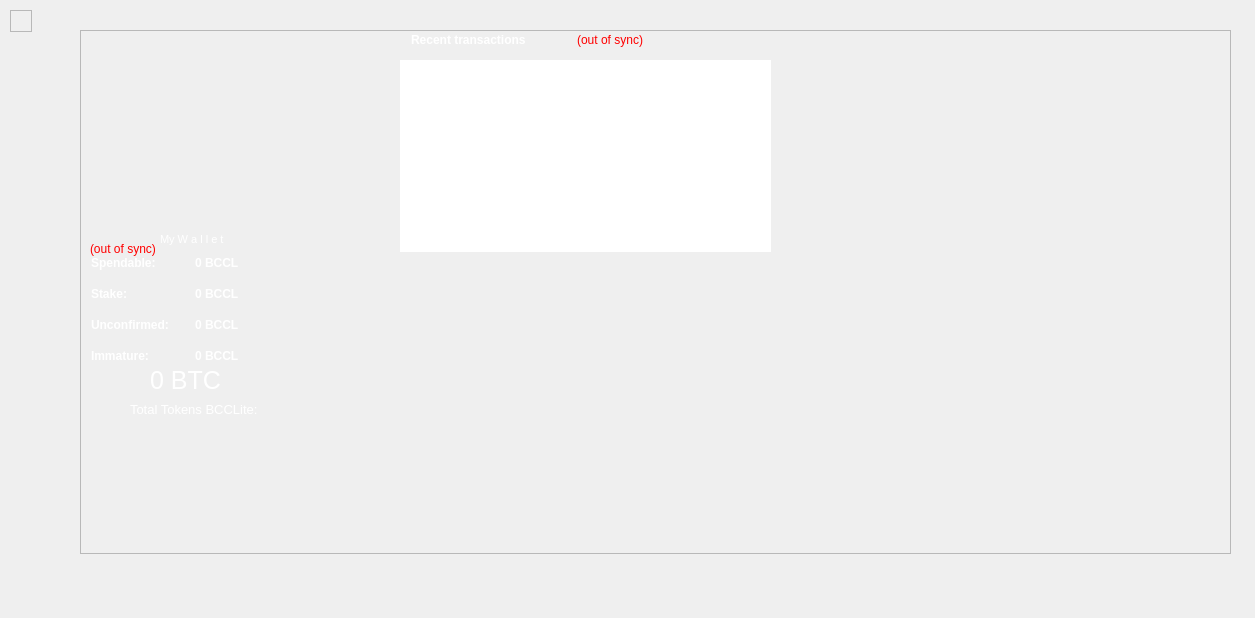
<?xml version="1.0" encoding="UTF-8"?>
<ui version="4.0">
 <class>OverviewPage</class>
 <widget class="QWidget" name="OverviewPage">
  <property name="geometry">
   <rect>
    <x>0</x>
    <y>0</y>
    <width>1255</width>
    <height>618</height>
   </rect>
  </property>
  <property name="windowTitle">
   <string>Form</string>
  </property>
  <widget class="QFrame" name="frame">
   <property name="geometry">
    <rect>
     <x>10</x>
     <y>10</y>
     <width>22</width>
     <height>22</height>
    </rect>
   </property>
   <property name="frameShape">
    <enum>QFrame::StyledPanel</enum>
   </property>
   <property name="frameShadow">
    <enum>QFrame::Raised</enum>
   </property>
   <layout class="QVBoxLayout" name="verticalLayout_4">
    <item>
     <layout class="QHBoxLayout" name="horizontalLayout_4"/>
    </item>
   </layout>
  </widget>
  <widget class="QFrame" name="frame_2">
   <property name="geometry">
    <rect>
     <x>80</x>
     <y>30</y>
     <width>1151</width>
     <height>524</height>
    </rect>
   </property>
   <property name="styleSheet">
    <string notr="true">color: rgb(255, 255, 255);
</string>
   </property>
   <property name="frameShape">
    <enum>QFrame::StyledPanel</enum>
   </property>
   <property name="frameShadow">
    <enum>QFrame::Raised</enum>
   </property>
   <widget class="QListView" name="listTransactions">
    <property name="geometry">
     <rect>
      <x>320</x>
      <y>30</y>
      <width>371</width>
      <height>192</height>
     </rect>
    </property>
    <property name="font">
     <font>
      <weight>75</weight>
      <bold>true</bold>
     </font>
    </property>
    <property name="styleSheet">
     <string notr="true">QListView { background: transparent; }
font: 75 9pt &quot;MS Shell Dlg 2&quot;;</string>
    </property>
    <property name="frameShape">
     <enum>QFrame::NoFrame</enum>
    </property>
    <property name="verticalScrollBarPolicy">
     <enum>Qt::ScrollBarAlwaysOff</enum>
    </property>
    <property name="horizontalScrollBarPolicy">
     <enum>Qt::ScrollBarAlwaysOff</enum>
    </property>
    <property name="selectionMode">
     <enum>QAbstractItemView::NoSelection</enum>
    </property>
   </widget>
   <widget class="QLabel" name="labelWalletStatus">
    <property name="geometry">
     <rect>
      <x>10</x>
      <y>210</y>
      <width>83</width>
      <height>18</height>
     </rect>
    </property>
    <property name="toolTip">
     <string>The displayed information may be out of date. Your wallet automatically synchronizes with the bitconnectlite network after a connection is established, but this process has not completed yet.</string>
    </property>
    <property name="styleSheet">
     <string notr="true">QLabel { color: red; }</string>
    </property>
    <property name="text">
     <string notr="true">(out of sync)</string>
    </property>
    <property name="alignment">
     <set>Qt::AlignLeading|Qt::AlignLeft|Qt::AlignVCenter</set>
    </property>
   </widget>
   <widget class="QLabel" name="label_5">
    <property name="geometry">
     <rect>
      <x>80</x>
      <y>200</y>
      <width>101</width>
      <height>18</height>
     </rect>
    </property>
    <property name="font">
     <font>
      <family>MS Shell Dlg 2</family>
      <pointsize>8</pointsize>
      <weight>50</weight>
      <italic>false</italic>
      <bold>false</bold>
     </font>
    </property>
    <property name="styleSheet">
     <string notr="true">font: 8pt &quot;MS Shell Dlg 2&quot;;</string>
    </property>
    <property name="text">
     <string>My W a l l e t</string>
    </property>
   </widget>
   <widget class="QLabel" name="labelTotalText">
    <property name="geometry">
     <rect>
      <x>50</x>
      <y>370</y>
      <width>151</width>
      <height>18</height>
     </rect>
    </property>
    <property name="font">
     <font>
      <family>MS Sans Serif</family>
      <pointsize>10</pointsize>
      <weight>50</weight>
      <italic>false</italic>
      <bold>false</bold>
     </font>
    </property>
    <property name="text">
     <string>Total Tokens BCCLite:</string>
    </property>
   </widget>
   <widget class="QLabel" name="labelTotal">
    <property name="geometry">
     <rect>
      <x>70</x>
      <y>330</y>
      <width>241</width>
      <height>41</height>
     </rect>
    </property>
    <property name="font">
     <font>
      <family>MS Sans Serif</family>
      <pointsize>19</pointsize>
      <weight>50</weight>
      <italic>false</italic>
      <bold>false</bold>
     </font>
    </property>
    <property name="cursor">
     <cursorShape>IBeamCursor</cursorShape>
    </property>
    <property name="toolTip">
     <string>Your current total balance</string>
    </property>
    <property name="text">
     <string notr="true">0 BTC</string>
    </property>
    <property name="textInteractionFlags">
     <set>Qt::LinksAccessibleByMouse|Qt::TextSelectableByKeyboard|Qt::TextSelectableByMouse</set>
    </property>
   </widget>
   <widget class="QLabel" name="labelTransactionsStatus">
    <property name="geometry">
     <rect>
      <x>480</x>
      <y>0</y>
      <width>83</width>
      <height>20</height>
     </rect>
    </property>
    <property name="toolTip">
     <string>The displayed information may be out of date. Your wallet automatically synchronizes with the bitconnectlite network after a connection is established, but this process has not completed yet.</string>
    </property>
    <property name="styleSheet">
     <string notr="true">QLabel { color: red; }</string>
    </property>
    <property name="text">
     <string notr="true">(out of sync)</string>
    </property>
    <property name="alignment">
     <set>Qt::AlignRight|Qt::AlignTrailing|Qt::AlignVCenter</set>
    </property>
   </widget>
   <widget class="QLabel" name="label_4">
    <property name="geometry">
     <rect>
      <x>331</x>
      <y>0</y>
      <width>153</width>
      <height>20</height>
     </rect>
    </property>
    <property name="text">
     <string>&lt;b&gt;Recent transactions&lt;/b&gt;</string>
    </property>
   </widget>
   <widget class="QLabel" name="label">
    <property name="geometry">
     <rect>
      <x>11</x>
      <y>224</y>
      <width>80</width>
      <height>18</height>
     </rect>
    </property>
    <property name="font">
     <font>
      <family>Arial</family>
      <pointsize>9</pointsize>
      <weight>75</weight>
      <italic>false</italic>
      <bold>true</bold>
     </font>
    </property>
    <property name="text">
     <string>Spendable:</string>
    </property>
   </widget>
   <widget class="QLabel" name="labelBalance">
    <property name="geometry">
     <rect>
      <x>115</x>
      <y>224</y>
      <width>321</width>
      <height>19</height>
     </rect>
    </property>
    <property name="font">
     <font>
      <family>Arial</family>
      <pointsize>9</pointsize>
      <weight>75</weight>
      <italic>false</italic>
      <bold>true</bold>
     </font>
    </property>
    <property name="cursor">
     <cursorShape>IBeamCursor</cursorShape>
    </property>
    <property name="toolTip">
     <string>Your current spendable balance</string>
    </property>
    <property name="text">
     <string notr="true">0 BCCL</string>
    </property>
    <property name="textInteractionFlags">
     <set>Qt::LinksAccessibleByMouse|Qt::TextSelectableByKeyboard|Qt::TextSelectableByMouse</set>
    </property>
   </widget>
   <widget class="QLabel" name="labelStake">
    <property name="geometry">
     <rect>
      <x>115</x>
      <y>255</y>
      <width>331</width>
      <height>19</height>
     </rect>
    </property>
    <property name="font">
     <font>
      <family>Arial</family>
      <pointsize>9</pointsize>
      <weight>75</weight>
      <italic>false</italic>
      <bold>true</bold>
     </font>
    </property>
    <property name="cursor">
     <cursorShape>IBeamCursor</cursorShape>
    </property>
    <property name="toolTip">
     <string>Total of coins that was staked, and do not yet count toward the current balance</string>
    </property>
    <property name="text">
     <string notr="true">0 BCCL</string>
    </property>
    <property name="textInteractionFlags">
     <set>Qt::LinksAccessibleByMouse|Qt::TextSelectableByKeyboard|Qt::TextSelectableByMouse</set>
    </property>
   </widget>
   <widget class="QLabel" name="label_6">
    <property name="geometry">
     <rect>
      <x>11</x>
      <y>255</y>
      <width>45</width>
      <height>18</height>
     </rect>
    </property>
    <property name="font">
     <font>
      <family>Arial</family>
      <pointsize>9</pointsize>
      <weight>75</weight>
      <italic>false</italic>
      <bold>true</bold>
     </font>
    </property>
    <property name="text">
     <string>Stake:</string>
    </property>
   </widget>
   <widget class="QLabel" name="label_3">
    <property name="geometry">
     <rect>
      <x>11</x>
      <y>286</y>
      <width>92</width>
      <height>18</height>
     </rect>
    </property>
    <property name="font">
     <font>
      <family>Arial</family>
      <pointsize>9</pointsize>
      <weight>75</weight>
      <italic>false</italic>
      <bold>true</bold>
     </font>
    </property>
    <property name="text">
     <string>Unconfirmed:</string>
    </property>
   </widget>
   <widget class="QLabel" name="labelImmatureText">
    <property name="geometry">
     <rect>
      <x>11</x>
      <y>317</y>
      <width>68</width>
      <height>18</height>
     </rect>
    </property>
    <property name="font">
     <font>
      <family>Arial</family>
      <pointsize>9</pointsize>
      <weight>75</weight>
      <italic>false</italic>
      <bold>true</bold>
     </font>
    </property>
    <property name="text">
     <string>Immature:</string>
    </property>
   </widget>
   <widget class="QLabel" name="labelUnconfirmed">
    <property name="geometry">
     <rect>
      <x>115</x>
      <y>286</y>
      <width>331</width>
      <height>19</height>
     </rect>
    </property>
    <property name="font">
     <font>
      <family>Arial</family>
      <pointsize>9</pointsize>
      <weight>75</weight>
      <italic>false</italic>
      <bold>true</bold>
     </font>
    </property>
    <property name="cursor">
     <cursorShape>IBeamCursor</cursorShape>
    </property>
    <property name="toolTip">
     <string>Total of transactions that have yet to be confirmed, and do not yet count toward the current balance</string>
    </property>
    <property name="text">
     <string notr="true">0 BCCL</string>
    </property>
    <property name="textInteractionFlags">
     <set>Qt::LinksAccessibleByMouse|Qt::TextSelectableByKeyboard|Qt::TextSelectableByMouse</set>
    </property>
   </widget>
   <widget class="QLabel" name="labelImmature">
    <property name="geometry">
     <rect>
      <x>115</x>
      <y>317</y>
      <width>351</width>
      <height>19</height>
     </rect>
    </property>
    <property name="font">
     <font>
      <family>Arial</family>
      <pointsize>9</pointsize>
      <weight>75</weight>
      <italic>false</italic>
      <bold>true</bold>
     </font>
    </property>
    <property name="toolTip">
     <string>Mined balance that has not yet matured</string>
    </property>
    <property name="text">
     <string notr="true">0 BCCL</string>
    </property>
    <property name="textInteractionFlags">
     <set>Qt::LinksAccessibleByMouse|Qt::TextSelectableByKeyboard|Qt::TextSelectableByMouse</set>
    </property>
   </widget>
  </widget>
 </widget>
 <resources/>
 <connections/>
</ui>
